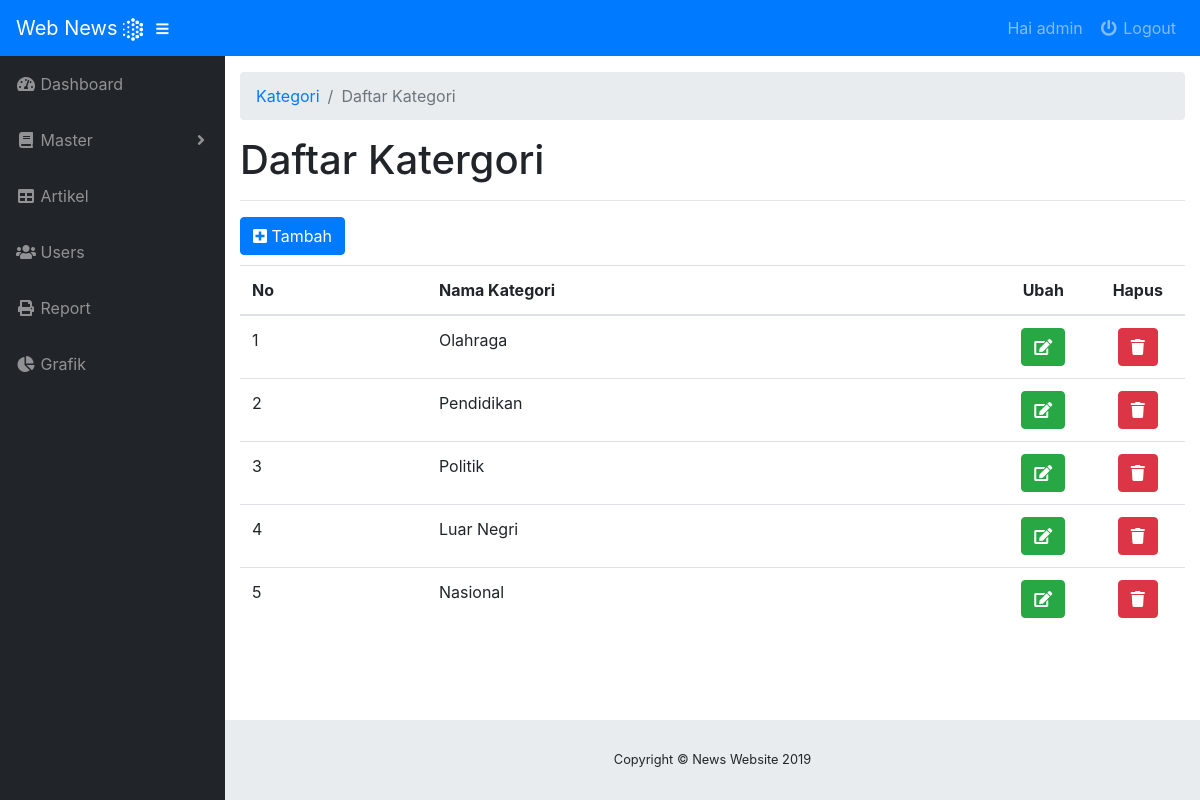
/index.php?page=kategori (signed in), run on the app's committed database.
### tables this page shows
CREATE TABLE `tbl_master_kategori` (
  `id_kategori` int(10) NOT NULL,
  `nama_kategori` varchar(50) NOT NULL
);

### page/master/kategori/tabel_kategori.php (the view)
<div class="container-fluid">
       <ol class="breadcrumb">
         <li class="breadcrumb-item">
           <a href="?page=kategori">Kategori</a>
         </li>
         <li class="breadcrumb-item active">Daftar Kategori</li>
       </ol>
       <h1>Daftar Katergori</h1>
       <hr>
       <a href="#" class="btn btn-flat btn-primary" style="margin-bottom:10px"><span class="fa fa-plus-square"></span> Tambah</a>
       <table class="table table-hover" width="100%">
         <thead>
           <tr>
             <th>No</th>
             <th>Nama Kategori</th>
             <th width="10%"><center>Ubah</center></th>
             <th width="10%"><center>Hapus</center></th>
           </tr>
         </thead>
         <tbody>
             <?php
                   $no     = 1;
                   $sql    = mysqli_query($db,"SELECT * FROM tbl_master_kategori");
                   while ($tampil = mysqli_fetch_array($sql)) {
              ?>
           <tr>
             <td><?php   echo $no++; ?></td>
             <td><?php   echo $tampil['nama_kategori']; ?>
             </td>
             <td><center>
               <a href="#" class="btn btn-success btn-flat"><i class="fa fa-edit"></i></a></center>
             </td>
             <td><center>
               <a href="#" class="btn btn-danger btn-flat"><i class="fa fa-trash"></i></a></center>
             </td>
           </tr>
           <?php   } ?>
         </tbody>
       </table>
     </div>

### data on the page
tbl_master_kategori: nama_kategori "Olahraga"
tbl_master_kategori: nama_kategori "Pendidikan"
tbl_master_kategori: nama_kategori "Politik"
tbl_master_kategori: nama_kategori "Luar Negri"
tbl_master_kategori: nama_kategori "Nasional"

### other printed values
$_SESSION['username'] "admin"
